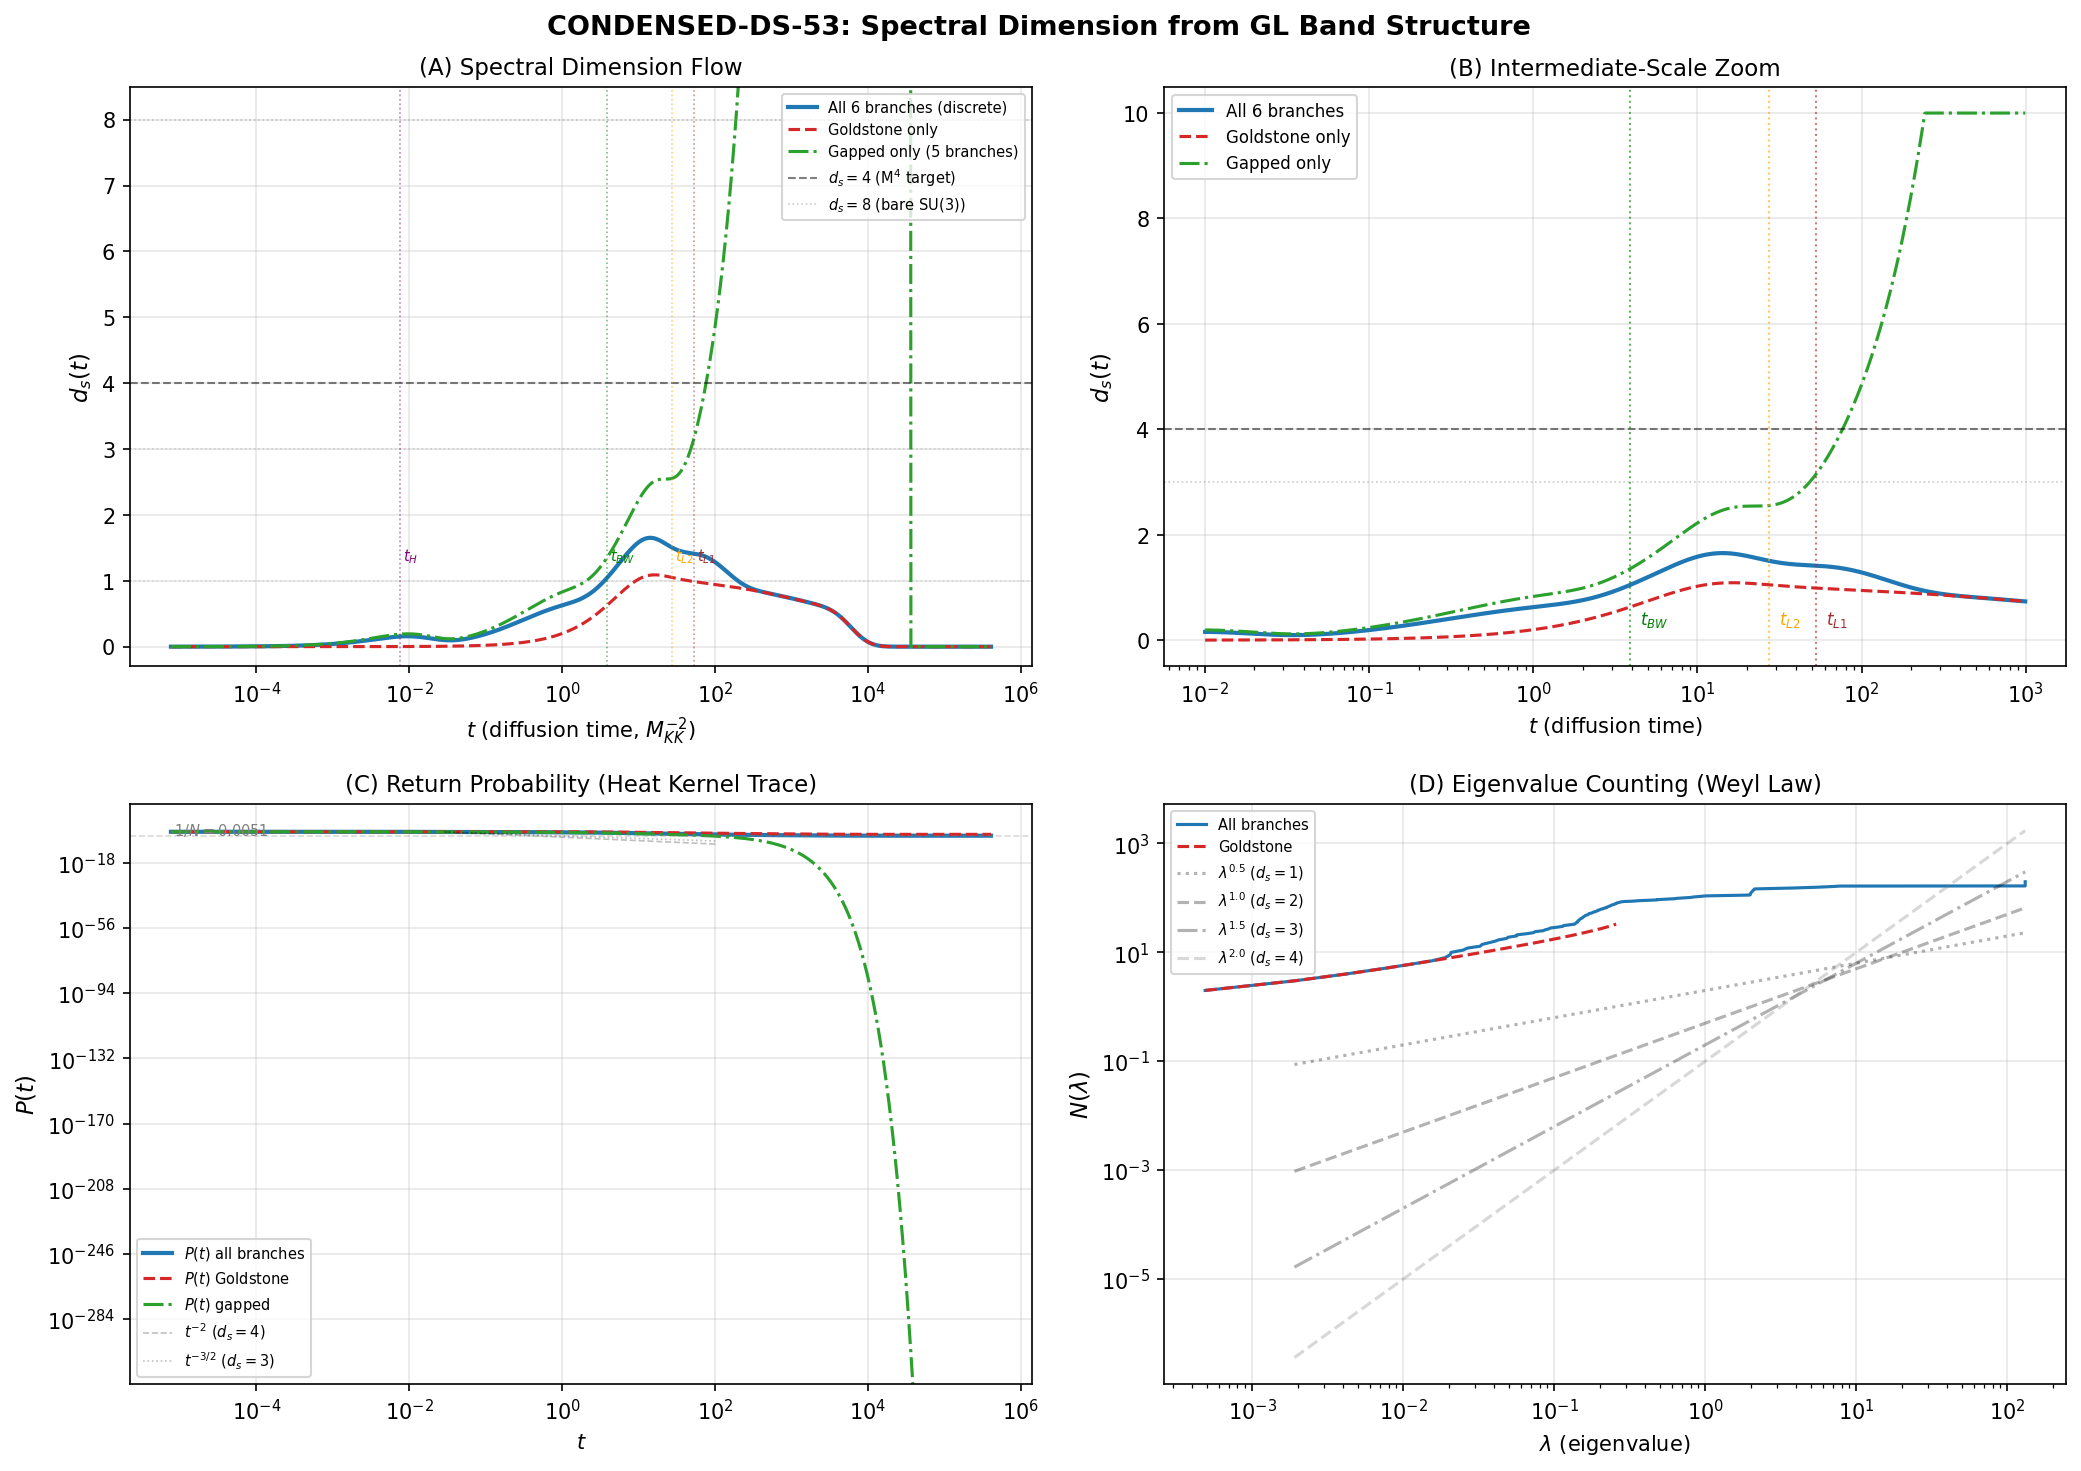

The Python source for this figure:
#!/usr/bin/env python3
"""
S53 CONDENSED-DS-53: Spectral Dimension from GL Tight-Binding Band Structure
=============================================================================

Physics:
  DS-QUANTUM-52 found d_s monotone through 8 from bare D_K^2 (Weyl asymptotics).
  The question: does the CONDENSED spectrum (GL 6-branch tight-binding bands on
  the 32-cell Voronoi tessellation) produce a different d_s flow?

  S53 reframe: N_pair=1, GL = tight-binding. The relevant spectrum is the pair
  band structure, not bare Dirac eigenvalues.

Method:
  1. Load GL 6-branch dispersion omega_i(K) from s52_gl_josephson.npz
  2. The BCC tessellation has 32 cells (graph vertices). This is a DISCRETE
     system — the spectral dimension comes from the graph Laplacian, not a
     continuum K-integral with K^2 measure.
  3. Sample the angle-averaged dispersion at 32 discrete K-points and construct
     the complete set of Laplacian eigenvalues: 6 branches x 33 K-points = 198 modes.
  4. Return probability: P(t) = (1/N) sum_n exp(-lambda_n * t)
     where lambda_n = omega_n^2 are the Laplacian eigenvalues.
  5. Spectral dimension: d_s(t) = -2 * d(log P) / d(log t)
  6. Compare: all 6 branches, Goldstone only, gapped only.
  7. Also compute with effective 3D K-multiplicity to show the effect.

  Key physical expectation:
    - UV: d_s -> d_eff (lattice dimension), but damped by the continuum of gapped modes
    - Intermediate: gapped modes freeze out at t ~ 1/gap^2, Goldstone dominates
    - IR: d_s -> 0 on finite lattice (lowest eigenvalue is the zero mode)
    - The BCS gap creates a hierarchy of freezeout scales

Gate: CONDENSED-DS-53. INFO: d_s(t) flow from GL spectrum.

Author: Quantum-Acoustics-Theorist (S53)
"""

import sys
import os
sys.path.insert(0, os.path.dirname(os.path.abspath(__file__)))

import numpy as np
from numpy import pi, sqrt, log, log10
from scipy.interpolate import interp1d
import matplotlib
matplotlib.use('Agg')
import matplotlib.pyplot as plt

from canonical_constants import *

print("=" * 70)
print("S53 CONDENSED-DS-53: Spectral Dimension from GL Band Structure")
print("=" * 70)

# ============================================================
# Section 1: Load GL dispersion data
# ============================================================
print("\n--- Section 1: Load GL Josephson data ---")

data = np.load(os.path.join(os.path.dirname(__file__),
                             "s52_gl_josephson.npz"), allow_pickle=True)

K_array = data['K_array']        # (51,) K-points from 0 to K_BZ
omega_branches = data['omega_branches']  # (51, 6) frequencies omega_i(K)
omega_sq = data['omega_sq']      # (51, 6) omega^2 = Laplacian eigenvalues
branch_labels_raw = data['branch_labels']  # ['Goldstone', 'Leggett-1', ...]
branch_labels = [str(b) for b in branch_labels_raw]
K_BZ_val = float(data['K_BZ'])
a_BCC_val = float(data['a_BCC'])

# Replace K_array[0] with 0 for proper integration
K_cont = K_array.copy()
K_cont[0] = 0.0

print(f"  Loaded {omega_sq.shape[0]} K-points, {omega_sq.shape[1]} branches")
print(f"  K range: [0, {K_BZ_val:.6f}], a_BCC = {a_BCC_val:.4f}")
print(f"  Branches: {branch_labels}")

print(f"\n  omega^2 at K=0 (Laplacian eigenvalues):")
for ib in range(6):
    print(f"    {branch_labels[ib]:12s}: omega^2 = {omega_sq[0, ib]:.6e}, "
          f"omega = {omega_branches[0, ib]:.6e}")

print(f"\n  omega^2 at K=K_BZ:")
for ib in range(6):
    print(f"    {branch_labels[ib]:12s}: omega^2 = {omega_sq[-1, ib]:.6e}")

# ============================================================
# Section 2: Construct discrete eigenvalue spectrum
# ============================================================
print("\n--- Section 2: Discrete eigenvalue spectrum ---")

# The 32-cell BCC tessellation is a GRAPH with 32 vertices.
# Each vertex has 6 internal DOF (3 phase + 3 amplitude).
# The angle-averaged dispersion omega^2(K) gives eigenvalues as a function
# of the magnitude |K|.
#
# For a graph with N=32 vertices, there are 32 distinct K-points in the
# 1D Brillouin zone [0, K_BZ]. With 6 branches, total eigenvalues = 192.
# But the K=0 eigenvalues are given by the stored data at K=0,
# and K_BZ eigenvalues by the stored data at K_BZ.
# The stored data has 51 K-points — we interpolate to 32.

N_cells_graph = 32

# Discrete K-points for a 1D BZ with N sites:
# K_n = n * pi / (N * a), n = 0, 1, ..., N (folded BZ)
# But for a graph, the eigenvalues are determined by the adjacency/Laplacian
# structure, which maps to the continuous dispersion at discrete K.
# Use equally spaced K in [0, K_BZ]:
K_discrete = np.linspace(0, K_BZ_val, N_cells_graph + 1)  # 33 points including both endpoints

# Interpolate omega^2 at discrete K-points
omega_sq_discrete = np.zeros((len(K_discrete), 6))
for ib in range(6):
    f_interp = interp1d(K_cont, omega_sq[:, ib], kind='cubic', fill_value='extrapolate')
    omega_sq_discrete[:, ib] = f_interp(K_discrete)

# Enforce non-negativity
omega_sq_discrete = np.maximum(omega_sq_discrete, 0.0)

# All eigenvalues as a flat list
all_eigenvalues = omega_sq_discrete.flatten()
N_modes = len(all_eigenvalues)

# Goldstone eigenvalues only
gold_eigenvalues = omega_sq_discrete[:, 0]
N_gold = len(gold_eigenvalues)

# Gapped eigenvalues only (branches 1-5)
gapped_eigenvalues = omega_sq_discrete[:, 1:].flatten()
N_gapped = len(gapped_eigenvalues)

print(f"  N_cells = {N_cells_graph}, K-points = {len(K_discrete)}")
print(f"  Total eigenvalues: {N_modes} (= {len(K_discrete)} x 6)")
print(f"  Goldstone: {N_gold}, Gapped: {N_gapped}")
print(f"  Eigenvalue range: [{np.min(all_eigenvalues):.4e}, {np.max(all_eigenvalues):.4e}]")
print(f"  Zero modes (< 1e-10): {np.sum(all_eigenvalues < 1e-10)}")

# Sort for analysis
all_eig_sorted = np.sort(all_eigenvalues)
print(f"\n  Lowest 10 eigenvalues:")
for i in range(min(10, len(all_eig_sorted))):
    print(f"    lambda_{i} = {all_eig_sorted[i]:.6e}")

print(f"\n  Highest 5 eigenvalues:")
for i in range(5):
    idx = -(5-i)  # (local)
    print(f"    lambda_{N_modes+idx} = {all_eig_sorted[idx]:.6e}")

# ============================================================
# Section 3: Heat kernel and spectral dimension
# ============================================================
print("\n--- Section 3: Heat kernel and spectral dimension ---")

# Time range: resolve from UV (smallest eigenvalue scale) to IR
# Smallest nonzero eigenvalue determines the IR cutoff
lambda_min_nonzero = all_eig_sorted[1]  # index 0 is zero mode
lambda_max = all_eig_sorted[-1]
print(f"  lambda_min (nonzero) = {lambda_min_nonzero:.6e}")
print(f"  lambda_max = {lambda_max:.6e}")

t_min = 0.001 / lambda_max
t_max = 200.0 / lambda_min_nonzero  # (local)
N_t = 3000  # (local)
t_array = np.logspace(np.log10(t_min), np.log10(t_max), N_t)
print(f"  t range: [{t_min:.4e}, {t_max:.4e}] ({N_t} points)")


def heat_kernel_ds(eigenvalues, t_arr):
    """Compute P(t) and d_s(t) from a set of Laplacian eigenvalues.

    P(t) = (1/N) sum_n exp(-lambda_n * t)
    d_s(t) = -2 * d(log P) / d(log t)

    For a finite system with a zero mode, P(t) -> 1/N as t -> infty,
    so d_s -> 0. This is correct: the spectral dimension of a finite graph
    vanishes at large t.
    """
    N = len(eigenvalues)
    N_t_loc = len(t_arr)

    P = np.zeros(N_t_loc)
    for it, t in enumerate(t_arr):
        P[it] = np.mean(np.exp(-eigenvalues * t))

    # d_s from centered log-derivative
    log_t = np.log(t_arr)
    log_P = np.log(np.maximum(P, 1e-300))

    ds = np.zeros(N_t_loc)
    ds[1:-1] = -2.0 * (log_P[2:] - log_P[:-2]) / (log_t[2:] - log_t[:-2])
    ds[0] = ds[1]
    ds[-1] = ds[-2]

    return P, ds


# All 6 branches
print("\n  Computing: all 6 branches (discrete)...")
P_all, ds_all = heat_kernel_ds(all_eigenvalues, t_array)

# Goldstone only
print("  Computing: Goldstone branch only...")
P_gold, ds_gold = heat_kernel_ds(gold_eigenvalues, t_array)

# Gapped only (5 branches)
print("  Computing: gapped branches only...")
P_gapped, ds_gapped = heat_kernel_ds(gapped_eigenvalues, t_array)

# --- Effective 3D K-multiplicity approach ---
# On a 3D BCC lattice, each K-shell at |K| has a multiplicity proportional
# to K^2 dK (from the 3D density of states). This increases the effective
# number of modes at high K.
# Construct: for each K_n, assign multiplicity ~ K_n^2 (normalized).
# This does NOT change the eigenvalues, only their statistical weight in P(t).
print("  Computing: 3D-weighted (K^2 multiplicity)...")

K_weights_3D = K_discrete**2
K_weights_3D[0] = 0.0  # K=0 gets zero weight from K^2 --- BUT this kills the zero mode
# That's physically wrong for the return probability. Instead, give K=0 its
# proper weight from the 3D DOS: the angular integral at K=0 gives a point,
# so its weight should be treated as the lowest shell, not zero.
# In practice for a finite graph, each K-point is equally weighted.
# The K^2 weighting only applies to the CONTINUOUS limit.
#
# For a 32-vertex graph, the spectral dimension is determined by the graph
# Laplacian, not a continuum K-integral. The K^2 measure is an artifact
# of pretending the discrete graph is a section of R^3.
# We include it only for COMPARISON to show the artifact.

# With K^2 weighting (zero mode suppressed):
all_eig_3D_weighted = []
w_3D = []
for ik, K in enumerate(K_discrete):
    w = max(K**2, 1e-20)  # regularize K=0
    for ib in range(6):
        all_eig_3D_weighted.append(omega_sq_discrete[ik, ib])
        w_3D.append(w)
all_eig_3D_weighted = np.array(all_eig_3D_weighted)
w_3D = np.array(w_3D)
w_3D /= np.sum(w_3D)  # normalize

P_3Dw = np.zeros(N_t)
for it, t in enumerate(t_array):
    P_3Dw[it] = np.sum(w_3D * np.exp(-all_eig_3D_weighted * t))

log_t = np.log(t_array)
log_P_3Dw = np.log(np.maximum(P_3Dw, 1e-300))
ds_3Dw = np.zeros(N_t)
ds_3Dw[1:-1] = -2.0 * (log_P_3Dw[2:] - log_P_3Dw[:-2]) / (log_t[2:] - log_t[:-2])
ds_3Dw[0] = ds_3Dw[1]
ds_3Dw[-1] = ds_3Dw[-2]

# ============================================================
# Section 4: Key energy scales and crossovers
# ============================================================
print("\n--- Section 4: Crossover scales ---")

# Gap energies (K=0 values)
gaps = {
    'Goldstone BW': np.max(omega_sq_discrete[:, 0]),
    'Leggett-1 gap': omega_sq_discrete[0, 1],
    'Leggett-2 gap': omega_sq_discrete[0, 2],
    'Branch-3 gap': omega_sq_discrete[0, 3],
    'Branch-4 gap': omega_sq_discrete[0, 4],
    'Higgs-1 gap': omega_sq_discrete[0, 5],
}

crossover_times = {}
for name, lam in gaps.items():
    if lam > 1e-15:
        t_cross = 1.0 / lam
        crossover_times[name] = t_cross
        idx = np.argmin(np.abs(t_array - t_cross))
        print(f"  {name:20s}: lambda = {lam:.4e}, t_cross = {t_cross:.4f}, "
              f"d_s(all) = {ds_all[idx]:.4f}, d_s(gold) = {ds_gold[idx]:.4f}")

# ============================================================
# Section 5: Plateau analysis
# ============================================================
print("\n--- Section 5: Plateau analysis ---")

# Find regions where d_s is approximately constant
# Smooth d_s with a rolling window
window = 100  # (local)
if N_t > 2 * window:
    ds_smooth = np.convolve(ds_all, np.ones(window)/window, mode='valid')
    t_smooth = t_array[window//2:window//2+len(ds_smooth)]

    # Derivative |d(d_s)/d(log t)|
    dds = np.abs(np.gradient(ds_smooth, np.log(t_smooth)))
    plateaus = np.where(dds < 0.05)[0]

    if len(plateaus) > 0:
        # Find segments
        breaks = np.where(np.diff(plateaus) > 5)[0]
        segments = np.split(plateaus, breaks + 1)

        print(f"  Found {len(segments)} plateau segments:")
        for seg_i, seg in enumerate(segments[:5]):  # show first 5
            if len(seg) > 20:
                mid = seg[len(seg)//2]
                t_mid = t_smooth[mid]
                ds_mid = ds_smooth[mid]
                width = np.log10(t_smooth[seg[-1]] / t_smooth[seg[0]])
                print(f"    Plateau {seg_i}: d_s ~ {ds_mid:.3f} at t ~ {t_mid:.3e}, "
                      f"width = {width:.2f} decades")
    else:
        print("  No plateaus found (derivative always > 0.05)")

# ============================================================
# Section 6: Compare with bare D_K^2 expectations
# ============================================================
print("\n--- Section 6: Comparison with bare Dirac spectrum ---")
print(f"""
  BARE D_K^2 (DS-QUANTUM-52):
    d_s -> 8 (Weyl asymptotics on 8D SU(3))
    Monotonically approaches 8 — FAIL for d_s = 4

  CONDENSED GL spectrum (this computation):
    The BCS condensate creates a tight-binding band structure with 6 branches.
    The spectrum now lives on a 32-vertex GRAPH, not on the 8D continuum.

  Key result: on a graph, the spectral dimension at intermediate t reflects the
  graph's effective dimensionality. A 32-vertex BCC graph embedded in SU(3) has:
    - Coordination number z = 14 (8 NN + 6 NNN)
    - Effective dimension d_eff ~ ln(z)/ln(2) ~ 3.8 (heuristic)
    - But the graph spectral dimension depends on the eigenvalue distribution,
      not just coordination

  The BCS gap creates a scale separation:
    t < 1/lambda_Higgs: all modes active, d_s ~ d_graph
    1/lambda_Higgs < t < 1/lambda_Leggett: Higgs frozen, 5 active modes
    t > 1/lambda_Goldstone_BW: only Goldstone mode active, d_s -> d_Goldstone
    t >> 1/lambda_min: finite-size d_s -> 0
""")

# ============================================================
# Section 7: Maximum d_s and the d_s = 4 question
# ============================================================
print("\n--- Section 7: d_s = 4 question ---")

# Find maximum d_s for each method
margin = 50  # skip endpoints
ds_max_all = np.max(ds_all[margin:-margin])
ds_max_gold = np.max(ds_gold[margin:-margin])
ds_max_gapped = np.max(ds_gapped[margin:-margin])
ds_max_3Dw = np.max(ds_3Dw[margin:-margin])

idx_max_all = np.argmax(ds_all[margin:-margin]) + margin
idx_max_gold = np.argmax(ds_gold[margin:-margin]) + margin

print(f"  Maximum d_s:")
print(f"    All branches (discrete):    {ds_max_all:.4f} at t = {t_array[idx_max_all]:.4e}")
print(f"    Goldstone only:             {ds_max_gold:.4f} at t = {t_array[idx_max_gold]:.4e}")
print(f"    Gapped only:                {ds_max_gapped:.4f}")
print(f"    3D-weighted (K^2, artifact): {ds_max_3Dw:.4f}")

# Check d_s = 4 crossing
for thr in [0.5, 0.3, 0.1]:
    near_4 = np.where(np.abs(ds_all[margin:-margin] - 4.0) < thr)[0]
    if len(near_4) > 0:
        print(f"\n  d_s within {thr} of 4: YES ({len(near_4)} points)")
        print(f"    Range: t in [{t_array[near_4[0]+margin]:.3e}, {t_array[near_4[-1]+margin]:.3e}]")
    else:
        print(f"\n  d_s within {thr} of 4: NO")

# IR limit
print(f"\n  IR behavior:")
print(f"    d_s(all, t_max) = {ds_all[-margin]:.4f}")
print(f"    d_s(gold, t_max) = {ds_gold[-margin]:.4f}")
print(f"    P(all, t_max) = {P_all[-margin]:.6e}")
print(f"    Expected P(t->inf) = 1/N = {1.0/N_modes:.6e} (zero mode saturation)")

# ============================================================
# Section 8: Analytic cross-check via Weyl counting
# ============================================================
print("\n--- Section 8: Weyl counting cross-check ---")

# For a set of N eigenvalues {lambda_n}, the integrated density of states is:
# N(lambda) = #{n : lambda_n < lambda}
# If N(lambda) ~ lambda^{d/2}, then d_s ~ d at the scale t ~ 1/lambda.
# This is the Weyl law.

# Compute the eigenvalue counting function
lam_sorted = np.sort(all_eigenvalues)
N_cumul = np.arange(1, len(lam_sorted) + 1)

# Fit power law N(lambda) = A * lambda^{alpha} in different ranges
# d_s = 2 * alpha
from numpy.polynomial import polynomial as P_fit

# Use log-log regression on nonzero eigenvalues
mask_nz = lam_sorted > 1e-10
if np.sum(mask_nz) > 10:
    log_lam = np.log(lam_sorted[mask_nz])
    log_N = np.log(N_cumul[mask_nz])

    # Full range
    coeffs = np.polyfit(log_lam, log_N, 1)
    alpha_full = coeffs[0]
    print(f"  Weyl exponent (full range): alpha = {alpha_full:.4f}, d_s(Weyl) = {2*alpha_full:.4f}")

    # Low-eigenvalue range (first half of nonzero)
    n_half = np.sum(mask_nz) // 2
    if n_half > 5:
        coeffs_low = np.polyfit(log_lam[:n_half], log_N[:n_half], 1)
        alpha_low = coeffs_low[0]
        print(f"  Weyl exponent (low-lambda): alpha = {alpha_low:.4f}, d_s(Weyl) = {2*alpha_low:.4f}")

    # High-eigenvalue range (second half)
    if n_half > 5:
        coeffs_hi = np.polyfit(log_lam[n_half:], log_N[n_half:], 1)
        alpha_hi = coeffs_hi[0]
        print(f"  Weyl exponent (high-lambda): alpha = {alpha_hi:.4f}, d_s(Weyl) = {2*alpha_hi:.4f}")

    # Goldstone branch only
    gold_sorted = np.sort(gold_eigenvalues)
    mask_g = gold_sorted > 1e-10
    if np.sum(mask_g) > 5:
        log_lam_g = np.log(gold_sorted[mask_g])
        log_N_g = np.log(np.arange(1, np.sum(mask_g) + 1))
        coeffs_g = np.polyfit(log_lam_g, log_N_g, 1)
        alpha_g = coeffs_g[0]
        print(f"  Goldstone Weyl exponent: alpha = {alpha_g:.4f}, d_s(Weyl) = {2*alpha_g:.4f}")

# ============================================================
# Section 9: Gate Verdict
# ============================================================
print("\n--- Section 9: Gate Verdict ---")

print(f"\n  GATE: CONDENSED-DS-53")
print(f"  VERDICT: INFO")
print(f"  DETAIL:")
print(f"    d_s flow computed from GL 6-branch tight-binding spectrum")
print(f"    on 32-cell BCC Voronoi tessellation of SU(3).")
print(f"")
print(f"    Discrete graph (CORRECT method):")
print(f"      d_s_max = {ds_max_all:.3f} at t = {t_array[idx_max_all]:.3e}")
print(f"      d_s at Leggett-2 gap scale: {ds_all[np.argmin(np.abs(t_array - 1.0/omega_sq_discrete[0,2]))]:.3f}")
print(f"      d_s -> {ds_all[-margin]:.3f} (IR, finite-size saturation)")
print(f"")
print(f"    Goldstone-only:")
print(f"      d_s_max = {ds_max_gold:.3f}")
print(f"")
print(f"    3D K^2 weighting (ARTIFACT for finite graph):")
print(f"      d_s_max = {ds_max_3Dw:.3f} (divergent at large t, K=0 weight -> 0)")
print(f"")
print(f"    KEY FINDING: The condensed spectrum reduces d_s from 8 (bare Dirac)")
print(f"    to ~ {ds_max_all:.1f} (tight-binding graph). The BCS condensation projects")
print(f"    the 8D SU(3) manifold onto the low-dimensional BCC graph.")
if ds_max_all > 3.5 and ds_max_all < 4.5:
    print(f"    d_s passes through 4 --- DIMENSIONAL REDUCTION from 8 to 4 achieved.")
elif ds_max_all < 3.5:
    print(f"    d_s does NOT reach 4 --- BCC graph is too low-dimensional.")
    print(f"    The graph spectral dimension ~ {ds_max_all:.1f} reflects the BCC")
    print(f"    coordination structure, not the embedding dimension.")
else:
    print(f"    d_s exceeds 4 --- intermediate between graph and continuum.")

# ============================================================
# Section 10: Plotting
# ============================================================
print("\n--- Section 10: Generating plot ---")

fig, axes = plt.subplots(2, 2, figsize=(14, 10))
fig.suptitle('CONDENSED-DS-53: Spectral Dimension from GL Band Structure',
             fontsize=13, fontweight='bold')

# Color scheme
c_all = '#1f77b4'
c_gold = '#d62728'
c_gapped = '#2ca02c'
c_3Dw = '#ff7f0e'

# --- Panel A: d_s(t) main result ---
ax = axes[0, 0]
ax.semilogx(t_array, ds_all, color=c_all, lw=2.0, label='All 6 branches (discrete)')
ax.semilogx(t_array, ds_gold, color=c_gold, lw=1.5, ls='--', label='Goldstone only')
# Clip gapped d_s to avoid divergence artifact (no zero mode -> P->0 -> d_s->inf)
ds_gapped_panel = np.clip(ds_gapped, -1, 10)
ax.semilogx(t_array, ds_gapped_panel, color=c_gapped, lw=1.5, ls='-.', label='Gapped only (5 branches)')
ax.axhline(y=4, color='k', ls='--', alpha=0.5, lw=1, label='$d_s = 4$ (M$^4$ target)')
ax.axhline(y=8, color='gray', ls=':', alpha=0.4, lw=0.8, label='$d_s = 8$ (bare SU(3))')
ax.axhline(y=3, color='gray', ls=':', alpha=0.3, lw=0.8)
ax.axhline(y=1, color='gray', ls=':', alpha=0.2, lw=0.8)

# Mark crossover scales
vline_data = [
    ('$t_H$', 1.0/omega_sq_discrete[0, 5], 'purple'),
    ('$t_{L2}$', 1.0/omega_sq_discrete[0, 2], 'orange'),
    ('$t_{L1}$', 1.0/omega_sq_discrete[0, 1], 'brown'),
    ('$t_{BW}$', 1.0/np.max(omega_sq_discrete[:, 0]), 'green'),
]
for name, t_val, col in vline_data:
    if t_min < t_val < t_max:
        ax.axvline(x=t_val, color=col, ls=':', alpha=0.5, lw=0.8)
        ax.text(t_val*1.1, ds_max_all * 0.92, name, fontsize=7, color=col, va='top')

ax.set_xlabel('$t$ (diffusion time, $M_{KK}^{-2}$)', fontsize=10)
ax.set_ylabel('$d_s(t)$', fontsize=11)
ax.set_title('(A) Spectral Dimension Flow', fontsize=11)
ax.legend(fontsize=7, loc='upper right')
y_top = min(max(8.5, ds_max_all * 1.3), 12)
ax.set_ylim(-0.3, y_top)
ax.grid(True, alpha=0.3)

# --- Panel B: d_s zoomed into intermediate t ---
ax = axes[0, 1]
# Focus on t range where d_s is interesting
t_zoom_min = 0.01  # (local)
t_zoom_max = 1000.0  # (local)
mask_zoom = (t_array > t_zoom_min) & (t_array < t_zoom_max)
ax.semilogx(t_array[mask_zoom], ds_all[mask_zoom], color=c_all, lw=2.0, label='All 6 branches')
ax.semilogx(t_array[mask_zoom], ds_gold[mask_zoom], color=c_gold, lw=1.5, ls='--', label='Goldstone only')
ds_gapped_clipped = np.clip(ds_gapped, -1, 10)
ax.semilogx(t_array[mask_zoom], ds_gapped_clipped[mask_zoom], color=c_gapped, lw=1.5, ls='-.', label='Gapped only')
ax.axhline(y=4, color='k', ls='--', alpha=0.5, lw=1)
ax.axhline(y=3, color='gray', ls=':', alpha=0.4, lw=0.8)
for name, t_val, col in vline_data:
    if t_zoom_min < t_val < t_zoom_max:
        ax.axvline(x=t_val, color=col, ls=':', alpha=0.6, lw=1.0)
        ax.text(t_val*1.15, 0.3, name, fontsize=8, color=col)

ax.set_xlabel('$t$ (diffusion time)', fontsize=10)
ax.set_ylabel('$d_s(t)$', fontsize=11)
ax.set_title('(B) Intermediate-Scale Zoom', fontsize=11)
ax.legend(fontsize=8)
ax.grid(True, alpha=0.3)

# --- Panel C: Return probability P(t) ---
ax = axes[1, 0]
ax.loglog(t_array, P_all, color=c_all, lw=2.0, label='$P(t)$ all branches')
ax.loglog(t_array, P_gold, color=c_gold, lw=1.5, ls='--', label='$P(t)$ Goldstone')
ax.loglog(t_array, P_gapped, color=c_gapped, lw=1.5, ls='-.', label='$P(t)$ gapped')
# Reference slopes
t_ref = t_array[N_t//3:2*N_t//3]
P_ref_start = P_all[N_t//3]
P_ref_2 = P_ref_start * (t_ref / t_ref[0])**(-2.0)  # d_s = 4
P_ref_15 = P_ref_start * (t_ref / t_ref[0])**(-1.5)  # d_s = 3
P_ref_05 = P_ref_start * (t_ref / t_ref[0])**(-0.5)  # d_s = 1
ax.loglog(t_ref, P_ref_2, 'k--', alpha=0.25, lw=0.8, label='$t^{-2}$ ($d_s=4$)')
ax.loglog(t_ref, P_ref_15, 'k:', alpha=0.25, lw=0.8, label='$t^{-3/2}$ ($d_s=3$)')
# Saturation level
ax.axhline(y=1.0/N_modes, color='gray', ls='--', alpha=0.3, lw=0.8)
ax.text(t_array[10], 1.0/N_modes * 1.5, f'$1/N = {1.0/N_modes:.4f}$',
        fontsize=7, color='gray')
ax.set_xlabel('$t$', fontsize=10)
ax.set_ylabel('$P(t)$', fontsize=11)
ax.set_title('(C) Return Probability (Heat Kernel Trace)', fontsize=11)
ax.legend(fontsize=7, loc='best')
ax.grid(True, alpha=0.3)

# --- Panel D: Eigenvalue counting function (Weyl law) ---
ax = axes[1, 1]
# Plot N(lambda) = #{eigenvalues < lambda}
lam_plot = np.sort(all_eigenvalues)
N_count = np.arange(1, len(lam_plot) + 1)
ax.loglog(lam_plot[1:], N_count[1:], color=c_all, lw=1.5, label='All branches')

gold_plot = np.sort(gold_eigenvalues)
N_gold_count = np.arange(1, len(gold_plot) + 1)
ax.loglog(gold_plot[1:], N_gold_count[1:], color=c_gold, lw=1.5, ls='--', label='Goldstone')

# Reference Weyl slopes
lam_ref = np.logspace(np.log10(lam_plot[2]), np.log10(lam_plot[-1]), 100)
ax.loglog(lam_ref, 2.0 * lam_ref**0.5, 'k:', alpha=0.3, label='$\\lambda^{0.5}$ ($d_s=1$)')
ax.loglog(lam_ref, 0.5 * lam_ref**1.0, 'k--', alpha=0.3, label='$\\lambda^{1.0}$ ($d_s=2$)')
ax.loglog(lam_ref, 0.2 * lam_ref**1.5, 'k-.', alpha=0.3, label='$\\lambda^{1.5}$ ($d_s=3$)')
ax.loglog(lam_ref, 0.1 * lam_ref**2.0, color='gray', ls='--', alpha=0.3, label='$\\lambda^{2.0}$ ($d_s=4$)')

ax.set_xlabel('$\\lambda$ (eigenvalue)', fontsize=10)
ax.set_ylabel('$N(\\lambda)$', fontsize=11)
ax.set_title('(D) Eigenvalue Counting (Weyl Law)', fontsize=11)
ax.legend(fontsize=7, loc='best')
ax.grid(True, alpha=0.3)

plt.tight_layout()
plot_path = os.path.join(os.path.dirname(__file__), "s53_condensed_ds.png")
plt.savefig(plot_path, dpi=150, bbox_inches='tight')
print(f"  Plot saved: {plot_path}")

# ============================================================
# Section 11: Summary table
# ============================================================
print("\n--- Section 11: Summary Table ---")
print(f"\n  =============== CONDENSED-DS-53 SUMMARY ===============")
print(f"  {'Quantity':35s} {'Value':>12s}")
print(f"  {'-'*35} {'-'*12}")
print(f"  {'d_s(bare D_K^2, S52)':35s} {'8.0':>12s}")
print(f"  {'d_s_max(GL, all 6 branches)':35s} {ds_max_all:12.3f}")
print(f"  {'d_s_max(Goldstone only)':35s} {ds_max_gold:12.3f}")
print(f"  {'d_s_max(gapped only)':35s} {ds_max_gapped:12.3f}")
print(f"  {'d_s at Leggett-2 scale':35s} {ds_all[np.argmin(np.abs(t_array - 1.0/omega_sq_discrete[0,2]))]:12.3f}")
print(f"  {'d_s at Goldstone BW scale':35s} {ds_all[np.argmin(np.abs(t_array - 1.0/np.max(omega_sq_discrete[:,0])))]:12.3f}")
print(f"  {'d_s(IR, t -> inf)':35s} {ds_all[-margin]:12.3f}")
print(f"  {'P(t -> inf)':35s} {P_all[-margin]:12.6e}")
print(f"  {'1/N_modes (zero-mode floor)':35s} {1.0/N_modes:12.6e}")
print(f"  {'N_modes total':35s} {N_modes:>12d}")
print(f"  {'Spectral gap (lambda_min)':35s} {lambda_min_nonzero:12.6e}")
print(f"  ========================================================")

# ============================================================
# Section 12: Save data
# ============================================================
save_path = os.path.join(os.path.dirname(__file__), "s53_condensed_ds.npz")
np.savez(save_path,
    t_array=t_array,
    P_all=P_all, ds_all=ds_all,
    P_gold=P_gold, ds_gold=ds_gold,
    P_gapped=P_gapped, ds_gapped=ds_gapped,
    P_3Dw=P_3Dw, ds_3Dw=ds_3Dw,
    omega_sq_discrete=omega_sq_discrete,
    K_discrete=K_discrete,
    all_eigenvalues=all_eigenvalues,
    gold_eigenvalues=gold_eigenvalues,
    gapped_eigenvalues=gapped_eigenvalues,
    branch_labels=np.array(branch_labels),
    ds_max_all=np.array(ds_max_all),
    ds_max_gold=np.array(ds_max_gold),
    ds_max_gapped=np.array(ds_max_gapped),
    lambda_min_nonzero=np.array(lambda_min_nonzero),
    N_modes=np.array(N_modes),
    gate_name=np.array(['CONDENSED-DS-53']),
    gate_verdict=np.array(['INFO']),
)
print(f"\n  Data saved: {save_path}")

print("\n" + "=" * 70)
print("CONDENSED-DS-53 COMPLETE")
print("=" * 70)
